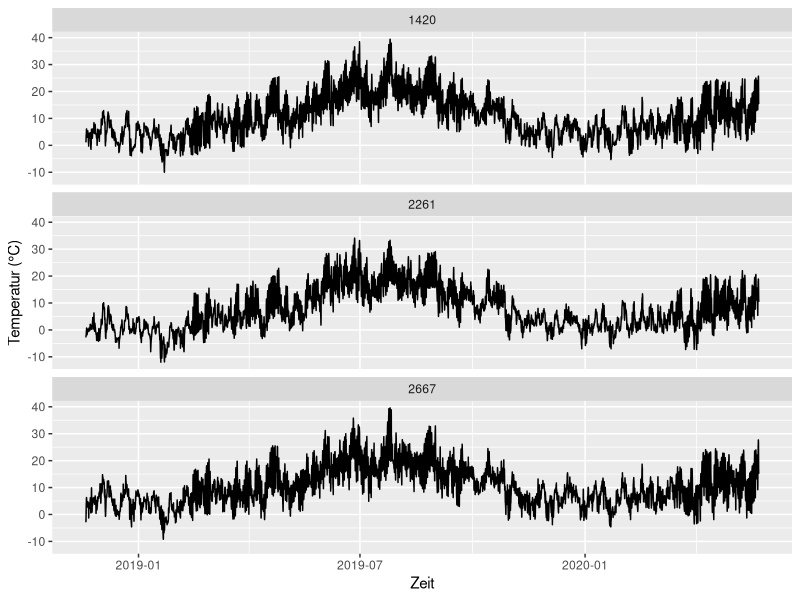
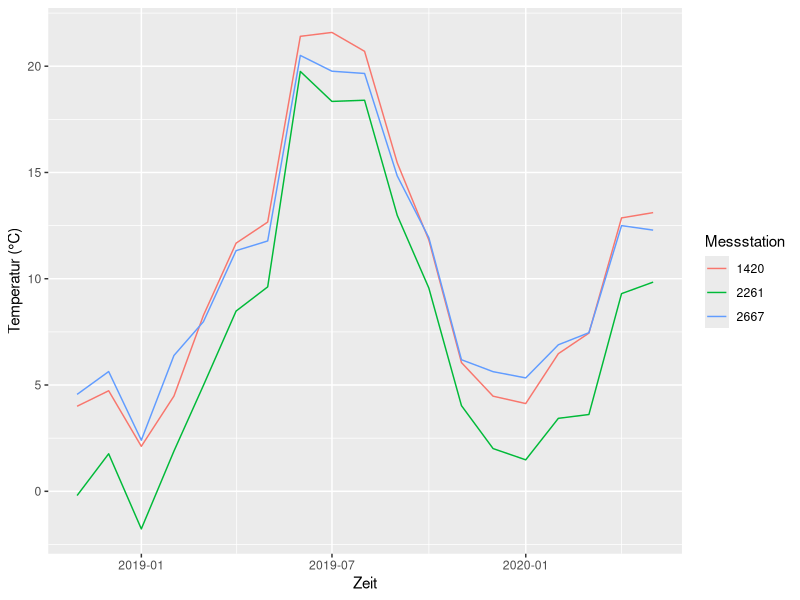
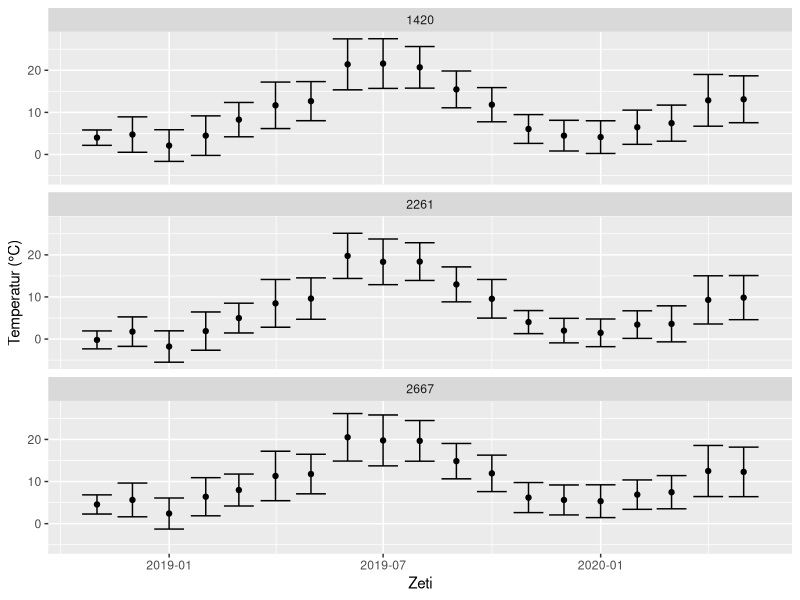
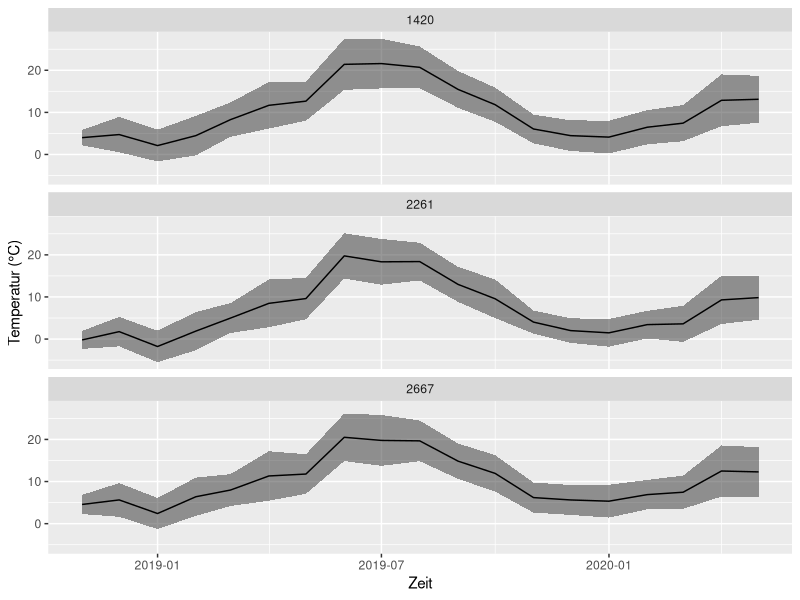
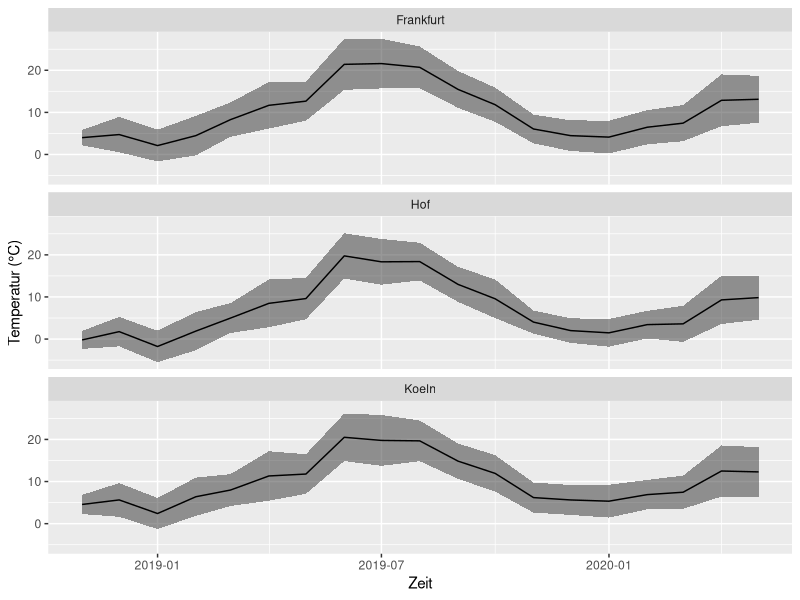

Write the R code that produced these figures, in order.
## ---- chunk 1
library(tidyverse)
## ---- chunk 2
temp_humid <- read_delim('data/Drei_Stationen.csv', delim = ';',    trim_ws = T)
## ---- chunk 3
print(temp_humid)
## ---- chunk 4
temp_humid
## ---- chunk 5
class(temp_humid)
## ---- chunk 6
library(lubridate)

temp_humid$MESS_DATUM <- ymd_h(temp_humid$MESS_DATUM)

temp_humid
## ---- chunk 7
station_ids <-  c('2261' = 'Hof', '1420' = 'Frankfurt', '2667' = 'Koeln')
## ---- chunk 8
temp_humid %>% 
  group_by(STATIONS_ID) %>% 
  count()
## ---- chunk 9
temp_humid %>% 
  filter(STATIONS_ID == '2667') %>%
  count()
## ---- chunk 10
temp_humid %>% 
  filter(STATIONS_ID == '2667' | STATIONS_ID == '2261') %>%
  group_by(STATIONS_ID) %>% 
  count()
## ---- chunk 11
temp_humid %>% 
  filter(STATIONS_ID != '1420') %>%
  group_by(STATIONS_ID) %>% 
  count()
## ---- chunk 12
temp_humid %>% 
  filter(STATIONS_ID %in% c('2667', '2261')) %>%
  group_by(STATIONS_ID) %>% 
  count()
## ---- chunk 13
ggplot(data = temp_humid, aes(x = MESS_DATUM, y = TT_TU)) + 
  geom_line() +
  facet_wrap(~STATIONS_ID, nrow = 3) +
  labs(x = 'Zeit', y = 'Temperatur (°C)')
## ---- chunk 14
temp_humid <- temp_humid %>% 
  mutate(year = year(MESS_DATUM),
         month = month(MESS_DATUM))

temp_humid
## ---- chunk 15
monthly_means <- temp_humid %>%
  group_by(STATIONS_ID, year, month) %>% 
  summarize(mean_T = mean(TT_TU), mean_RH = mean(RF_TU),
            sd_T = sd(TT_TU), sd_RH = sd(RF_TU))

monthly_means
## ---- chunk 16
str(monthly_means)
## ---- chunk 17
monthly_means <- ungroup(monthly_means)
## ---- chunk 18
monthly_means <- monthly_means %>%
  mutate(year_month = parse_date_time(paste0(year, month), 'ym', tz = 'CET'))

monthly_means
## ---- chunk 19
ggplot(data = monthly_means, aes(x = year_month, y = mean_T, 
            col = factor(STATIONS_ID))) + 
  geom_line() + 
  labs(x = 'Zeit', y = 'Temperatur (°C)', color = 'Messstation')
## ---- chunk 20
ggplot(monthly_means, aes(x = year_month, y = mean_T, ymin = mean_T - sd_T, ymax = mean_T + sd_T)) +
  geom_errorbar() +
  geom_point() +
  facet_wrap(~STATIONS_ID, nrow = 3) + 
  labs(x = 'Zeti', y = 'Temperatur (°C)', color = 'Messstation')
## ---- chunk 21
ggplot(monthly_means, aes(x = year_month, y = mean_T, ymin = mean_T - sd_T, ymax = mean_T + sd_T)) +
  geom_ribbon(alpha = 0.5) +
  geom_line() +
  facet_wrap(~STATIONS_ID, nrow = 3) + 
  labs(x = 'Zeit', y = 'Temperatur (°C)', color = 'Messstation')
## ---- chunk 22
station_ids
## ---- chunk 23
ggplot(monthly_means, aes(x = year_month, y = mean_T, ymin = mean_T - sd_T, ymax = mean_T + sd_T)) +
  geom_ribbon(alpha = 0.5) +
  geom_line() +
  facet_wrap(~STATIONS_ID, nrow = 3, labeller = labeller(STATIONS_ID = station_ids)) + 
  labs(x = 'Zeit', y = 'Temperatur (°C)', color = 'Messstation')
